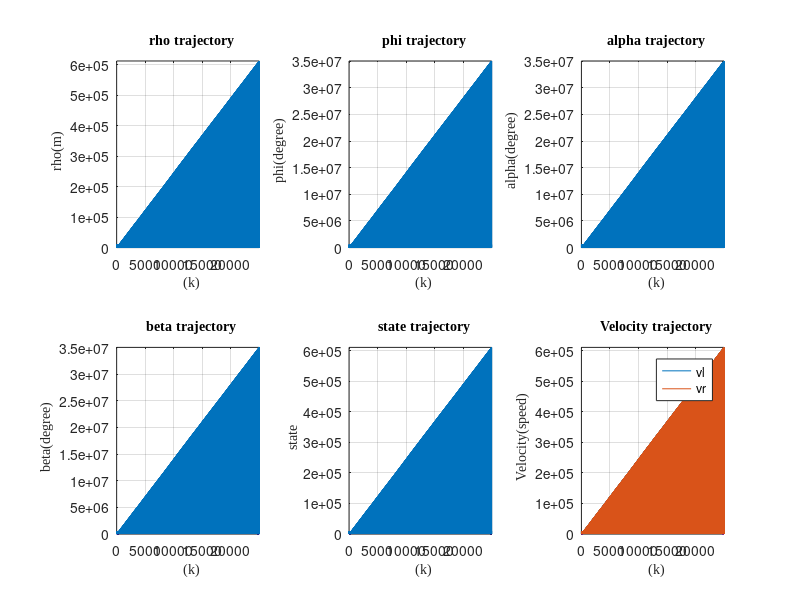

Here is the MATLAB script that generated this plot:
clc;clear all;close;
    
    [rho,theta,phi,alpha,beta,vl,vr,state]=textread('control_output_m.txt','%f%f%f%f%f%f%f%f',...
        'headerlines',0);
    rho = rho/100;
    
figure(1);  
%plot(1:size(rho,1),rho*100, 1:size(theta,1),theta*180/pi, 1:size(phi,1),phi*180/pi,...
%    1:size(alpha,1),alpha*180/pi, 1:size(beta,1),beta*180/pi, 1:size(state,1),state*10,'LineWidth',1.5); hold on;

subplot(2,3,1); plot(1:size(rho,1),rho*100);hold on;
title('\fontsize{14} \fontname{Times New Roman} rho trajectory');
xlabel('\fontsize{14} \fontname{Times New Roman} (k)');
ylabel('\fontsize{14} \fontname{Times New Roman} rho(m)');
axis([0,size(rho,1),-inf,inf]);
grid on;

subplot(2,3,2); plot(1:size(phi,1),phi*180/pi);hold on;
title('\fontsize{14} \fontname{Times New Roman} phi trajectory');
xlabel('\fontsize{14} \fontname{Times New Roman} (k)');
ylabel('\fontsize{14} \fontname{Times New Roman} phi(degree)');
axis([0,size(rho,1),-inf,inf]);
grid on;

subplot(2,3,3); plot(1:size(alpha,1),alpha*180/pi);hold on;
title('\fontsize{14} \fontname{Times New Roman} alpha trajectory');
xlabel('\fontsize{14} \fontname{Times New Roman} (k)');
ylabel('\fontsize{14} \fontname{Times New Roman} alpha(degree)');
axis([0,size(rho,1),-inf,inf]);
grid on;

subplot(2,3,4); plot(1:size(beta,1),beta*180/pi);hold on;
title('\fontsize{14} \fontname{Times New Roman} beta trajectory');
xlabel('\fontsize{14} \fontname{Times New Roman} (k)');
ylabel('\fontsize{14} \fontname{Times New Roman} beta(degree)');
axis([0,size(rho,1),-inf,inf]);
grid on;

subplot(2,3,5); plot(1:size(state,1),state);hold on;
title('\fontsize{14} \fontname{Times New Roman} state trajectory');
xlabel('\fontsize{14} \fontname{Times New Roman} (k)');
ylabel('\fontsize{14} \fontname{Times New Roman} state');
axis([0,size(vl,1),-inf,inf]);
grid on;

subplot(2,3,6); plot(1:size(vl,1),vl);hold on;
title('\fontsize{14} \fontname{Times New Roman} state trajectory');
xlabel('\fontsize{14} \fontname{Times New Roman} (k)');
ylabel('\fontsize{14} \fontname{Times New Roman} state');
axis([0,size(vl,1),-inf,inf]);
grid on;

subplot(2,3,6); plot(1:size(vr,1),vr);hold on;
title('\fontsize{14} \fontname{Times New Roman} Velocity trajectory');
xlabel('\fontsize{14} \fontname{Times New Roman} (k)');
ylabel('\fontsize{14} \fontname{Times New Roman} Velocity(speed)');
legend('vl','vr');
axis([0,size(vr,1),-inf,inf]);
grid on;



 

   